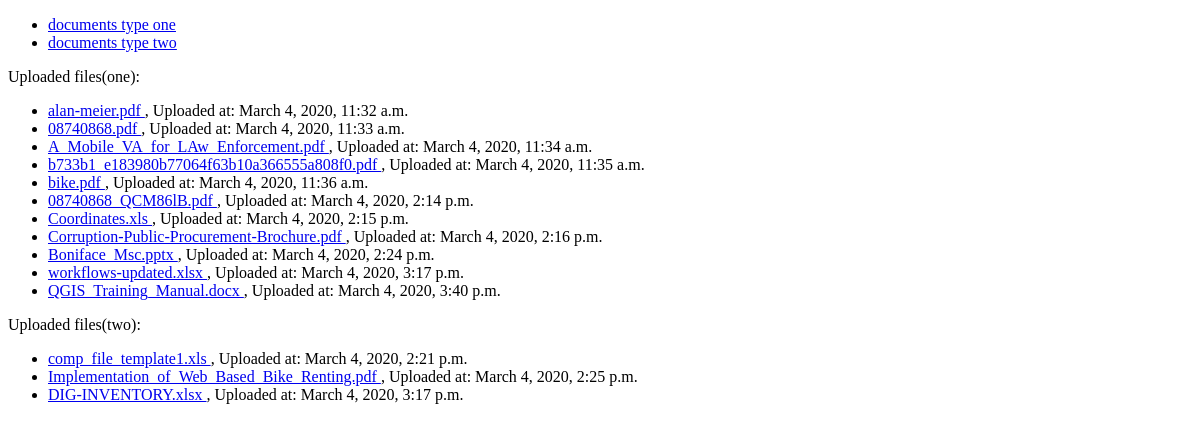
Before: / with the older database file.
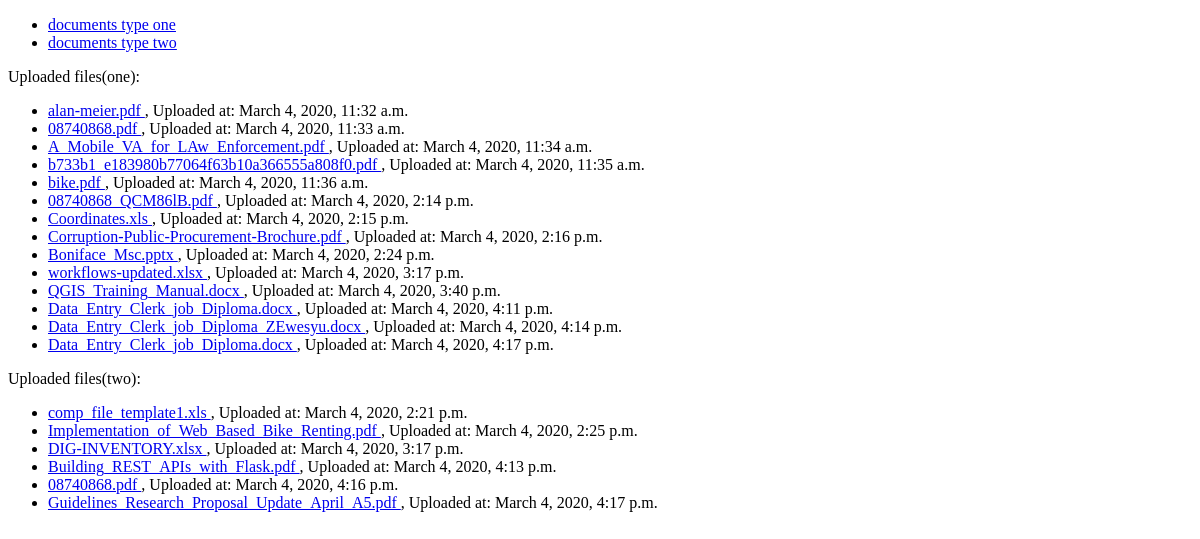
After: the same page with the newer database file.
### uploads/models.py (models this page shows)
class DocumentOne(models.Model):
    description = models.CharField(max_length=255, blank=True, null=True)
    document = models.FileField(storage=FileSystemStorage(location=BASE_PATH + '/new1', base_url=BASE_PATH + '/new1/'))
    uploaded_at = models.DateTimeField(auto_now_add=True)

class DocumentTwo(models.Model):
    description = models.CharField(max_length=255, blank=True, null=True)
    document = models.FileField(storage=FileSystemStorage(location=BASE_PATH + '/new2', base_url=BASE_PATH + '/new2/'))
    uploaded_at = models.DateTimeField(auto_now_add=True)

### uploads/views.py (the view)
# urls.py: 2. Add a URL to urlpatterns:  path('', views.home, name='home')
def home(request):
    documents_one = DocumentOne.objects.all()
    documents_two = DocumentTwo.objects.all()
    return render(request, 'home.html', {'documents_one': documents_one, 'documents_two': documents_two})

### templates/home.html
{% extends 'base.html' %}
{% block content %}
<html lang="en">
<ul>
    <li>
        <a href="{% url 'document_one' %}">documents type one</a>
    </li>
    <li>
        <a href="{% url 'document_two' %}">documents type two</a>
    </li>
</ul>
    <p>Uploaded files(one): </p>
    <ul>
        {% for obj in documents_one %}
        <li>
            <a href="{{ obj.document.url }}"> {{ obj.document.name }} </a>, Uploaded at: {{ obj.uploaded_at }}
        </li>
        {% endfor %}
    </ul>
    <p>Uploaded files(two): </p>
    <ul>
        {% for obj in documents_two %}
        <li>
            <a href="{{ obj.document.url }}"> {{ obj.document.name }} </a>, Uploaded at: {{ obj.uploaded_at }}
        </li>
        {% endfor %}
    </ul>
{% endblock %}

### templates/base.html (shortened to what this page needs)
<!DOCTYPE html>
<html lang="en">
<head>
</head>
<body>
{% block content %}
{% endblock %}
</body>
</html>

Changed rows visible on the page:
added DocumentOne: document.name "Data_Entry_Clerk_job_Diploma.docx", uploaded_at "March 4, 2020, 4:11 p.m."
added DocumentOne: document.name "Data_Entry_Clerk_job_Diploma_ZEwesyu.docx", uploaded_at "March 4, 2020, 4:14 p.m."
added DocumentOne: document.name "Data_Entry_Clerk_job_Diploma.docx", uploaded_at "March 4, 2020, 4:17 p.m."
added DocumentTwo: document.name "Building_REST_APIs_with_Flask.pdf", uploaded_at "March 4, 2020, 4:13 p.m."
added DocumentTwo: document.name "08740868.pdf", uploaded_at "March 4, 2020, 4:16 p.m."
added DocumentTwo: document.name "Guidelines_Research_Proposal_Update_April_A5.pdf", uploaded_at "March 4, 2020, 4:17 p.m."
